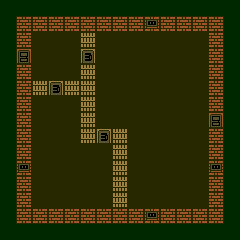

Below is a game level as drawn by its tile map, then a one-line description and the .tmx file that defines it, in full:
An orthogonal 15x15 tile map with 16x16 px tiles, 3 tile layers (floor, wall, units), 1 hidden layer not drawn.

<map version="1.10" tiledversion="2025.05.05" orientation="orthogonal" renderorder="right-down" width="15" height="15" tilewidth="16" tileheight="16" infinite="0" nextlayerid="6" nextobjectid="1">
 <tileset firstgid="1" source="../../tiles/battle/farm.tsx" />
 <layer id="1" name="floor" width="15" height="15">
  <data encoding="csv">
4,4,4,4,4,4,4,4,4,4,4,4,4,4,4,
4,3,3,3,3,3,3,3,3,3,3,3,3,3,4,
4,3,3,3,3,3,3,3,3,3,3,3,3,3,4,
4,3,3,3,3,3,3,3,3,3,3,3,3,3,4,
4,3,3,3,3,3,3,3,3,3,3,3,3,3,4,
4,3,3,3,3,3,3,3,3,3,3,3,3,3,4,
4,3,3,3,3,3,3,3,3,3,3,3,3,3,4,
4,3,3,3,3,3,3,3,3,3,3,3,3,3,4,
4,3,3,3,3,3,3,3,3,3,3,3,3,3,4,
4,3,3,3,3,3,3,3,3,3,3,3,3,3,4,
4,3,3,3,3,3,3,3,3,3,3,3,3,3,4,
4,3,3,3,3,3,3,3,3,3,3,3,3,3,4,
4,3,3,3,3,3,3,3,3,3,3,3,3,3,4,
4,3,3,3,3,3,3,3,3,3,3,3,3,3,4,
4,4,4,4,4,4,4,4,4,4,4,4,4,4,4
</data>
 </layer>
 <layer id="3" name="wall" width="15" height="15">
  <data encoding="csv">
0,0,0,0,0,0,0,0,0,0,0,0,0,0,0,
0,72,72,72,72,72,72,72,72,73,72,72,72,72,0,
0,72,0,0,0,65,0,0,0,0,0,0,0,72,0,
0,74,0,0,0,67,0,0,0,0,0,0,0,72,0,
0,72,0,0,0,65,0,0,0,0,0,0,0,72,0,
0,72,65,67,65,65,0,0,0,0,0,0,0,72,0,
0,72,0,0,0,65,0,0,0,0,0,0,0,72,0,
0,72,0,0,0,65,0,0,0,0,0,0,0,74,0,
0,72,0,0,0,65,67,65,0,0,0,0,0,72,0,
0,72,0,0,0,0,0,65,0,0,0,0,0,72,0,
0,73,0,0,0,0,0,65,0,0,0,0,0,73,0,
0,72,0,0,0,0,0,65,0,0,0,0,0,72,0,
0,72,0,0,0,0,0,65,0,0,0,0,0,72,0,
0,72,72,72,72,72,72,72,72,73,72,72,72,72,0,
0,0,0,0,0,0,0,0,0,0,0,0,0,0,0
</data>
 </layer>
 <layer id="5" name="roof" width="15" height="15" visible="0">
  <data encoding="csv">
0,0,0,0,0,0,0,0,0,0,0,0,0,0,0,
0,24,24,24,24,24,24,24,24,24,24,24,24,24,0,
0,24,24,24,24,24,24,24,24,24,24,24,24,24,0,
0,24,24,24,24,24,24,24,24,24,24,24,24,24,0,
0,24,24,24,24,24,24,24,24,24,24,24,24,24,0,
0,24,24,24,24,24,24,24,24,24,24,24,24,24,0,
0,24,24,24,24,24,24,24,24,24,24,24,24,24,0,
0,24,24,24,24,24,24,24,24,24,24,24,24,24,0,
0,24,24,24,24,24,24,24,24,24,24,24,24,24,0,
0,24,24,24,24,24,24,24,24,24,24,24,24,24,0,
0,24,24,24,24,24,24,24,24,24,24,24,24,24,0,
0,24,24,24,24,24,24,24,24,24,24,24,24,24,0,
0,24,24,24,24,24,24,24,24,24,24,24,24,24,0,
0,24,24,24,24,24,24,24,24,24,24,24,24,24,0,
0,0,0,0,0,0,0,0,0,0,0,0,0,0,0
</data>
 </layer>
 <layer id="4" name="units" width="15" height="15">
  <data encoding="csv">
0,0,0,0,0,0,0,0,0,0,0,0,0,0,0,
0,0,0,0,0,0,0,0,0,0,0,0,0,0,0,
0,0,0,0,0,0,0,0,0,0,0,0,0,0,0,
0,0,0,0,0,0,0,0,0,0,0,0,0,0,0,
0,0,0,0,0,0,0,0,0,0,0,0,0,0,0,
0,0,0,0,0,0,0,0,0,0,0,0,0,0,0,
0,0,0,0,0,0,0,0,0,0,0,0,0,0,0,
0,0,0,0,0,0,0,0,0,0,0,0,0,0,0,
0,0,0,0,0,0,0,0,0,0,0,0,0,0,0,
0,0,0,0,0,0,0,0,0,0,0,0,0,0,0,
0,0,0,0,0,0,0,0,0,0,0,0,0,0,0,
0,0,0,0,0,0,0,0,0,0,0,0,0,0,0,
0,0,0,0,0,0,0,0,0,0,0,0,0,0,0,
0,0,0,0,0,0,0,0,0,0,0,0,0,0,0,
0,0,0,0,0,0,0,0,0,0,0,0,0,0,0
</data>
 </layer>
</map>
